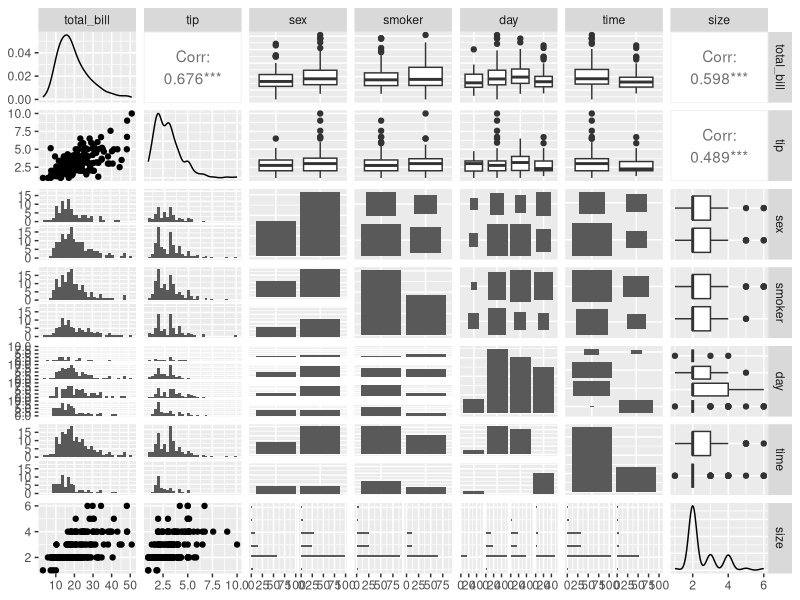
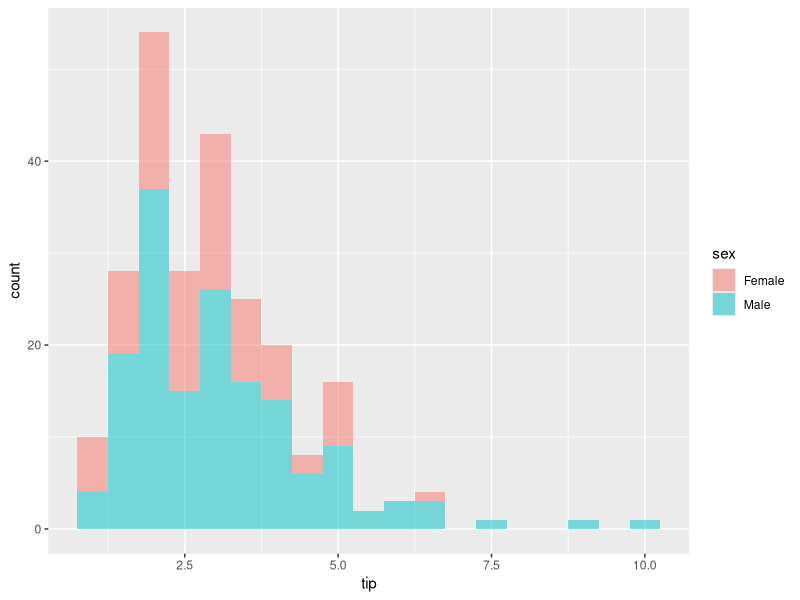

R code for these plots, in order:
library(ggplot2)
library(reshape2)
head(tips)
data(tips, package = 'reshape2')
GGally::ggpairs(tips)
unique(tips$day)
unique(tips$sex)
summary(tips)
t.test(tips$tip, alternative = 'two.sided', mu=2.5)
t.test(tips$tip, alternative = 'greater', mu=2.5)
sd(tips$tip)
aggregate(tip ~ sex, data = tips, var)
shapiro.test(tips$tip)
shapiro.test(tips$tip[tips$sex=="Female"])
shapiro.test(tips$tip[tips$sex=="Male"])
ggplot(tips, aes(x=tip, fill=sex)) +
  geom_histogram(binwidth = .5, alpha=1/2)
